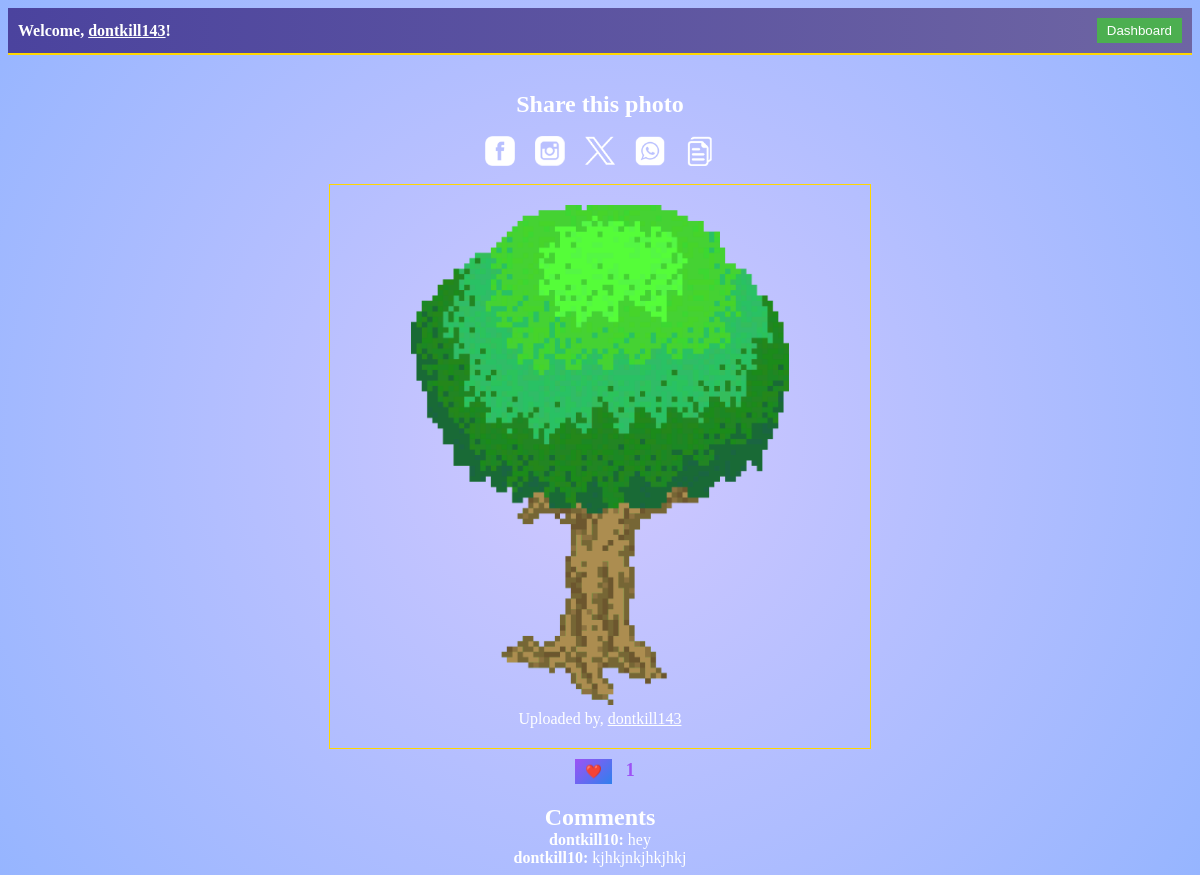
/photo/3 (signed in), run on the app's committed database.
### main.py (models this page shows, shortened)
class User(db.Model, UserMixin):
    id = db.Column(db.Integer, primary_key=True)
    username = db.Column(db.String(80), unique=True, nullable=False)
    password = db.Column(db.String(120), nullable=False)
    email = db.Column(db.String(120), unique=True, nullable=False)
    profile_photo = db.Column(db.String(255))  # Add this line
    profile_photos = db.Column(db.String(1000))  # Store a list of filenames
    likes = db.relationship("Like", backref="user", lazy=True)
    reputation = db.Column(db.Integer, default=0)
    last_given_reputation_timestamp = db.Column(db.DateTime, default=None)
    reputation_given_count = db.Column(db.Integer, default=0)
    coins = db.Column(db.Integer, default=10)  # Initialize coins to 10
    selected_border_color = db.Column(db.String(20))  # Store the selected border color
    selected_username_color = db.Column(
        db.String(7)
    )  # Store color as a hex string (e.g., "#RRGGBB")
    selected_username_comment = db.Column(db.String(7))  # Store color for comment
    uploaded_photo_count = db.Column(db.Integer, default=0)  # Initialize with 0
    trivia_score = db.Column(
        db.Integer, default=0
    )  # Add this line to store the trivia score
    has_purchased_border_width = db.Column(db.Boolean, default=False)
    selected_border_width = db.Column(
        db.Integer, default=1
    )  # Default border width is 1px
    last_seen = db.Column(db.DateTime, default=datetime.utcnow)
    reset_token = db.Column(db.String(100), nullable=True)
    followers = db.relationship(
        "User",
        secondary="followers",
        primaryjoin="User.id==followers.c.followee_id",
        secondaryjoin="User.id==followers.c.follower_id",
        backref="following",
    )
    friends = relationship(
        "User",
        secondary="friendship",
        primaryjoin=id == Friendship.user_id,
        secondaryjoin=id == Friendship.friend_id,
    )

class Photo(db.Model):
    id = db.Column(db.Integer, primary_key=True)
    filename = db.Column(db.String(255), nullable=False)
    user_id = db.Column(db.Integer, db.ForeignKey("user.id"), nullable=False)
    user = db.relationship("User", backref=db.backref("photos", lazy=True))
    likes = db.relationship(
        "Like", backref="photo", lazy=True, cascade="all, delete-orphan"
    )
    comments = db.relationship(
        "Comment", backref="photo_ref", lazy=True, cascade="all, delete-orphan"
    )
    border_color = db.Column(
        db.String(20)
    )  # Store the border color associated with the photo
    border_width = db.Column(db.Integer)

class Comment(db.Model):
    id = db.Column(db.Integer, primary_key=True)
    text = db.Column(db.String(255), nullable=False)
    user_id = db.Column(db.Integer, db.ForeignKey("user.id"), nullable=False)
    photo_id = db.Column(db.Integer, db.ForeignKey("photo.id"), nullable=False)
    user = db.relationship("User", backref=db.backref("comments", lazy=True))
    photo = db.relationship("Photo", backref="comments_ref", lazy=True)

### main.py (the view)
@app.route("/photo/<int:photo_id>")
@login_required
def view_photo(photo_id):
    photo = Photo.query.get(photo_id)
    if photo:
        comments = Comment.query.filter_by(photo_id=photo_id).all()
        return render_template("photo.html", photo=photo, comments=comments)
    else:
        flash("Photo not found.", "error")
        return redirect(url_for("dashboard"))

### main.py (called while the page is built)
@login_manager.user_loader
def load_user(user_id):
    return User.query.get(int(user_id))

@app.before_request
def update_last_seen():
    if current_user.is_authenticated:
        current_user.last_seen = datetime.now(timezone.utc)
        db.session.commit()

### templates/photo.html (shortened to what this page needs)
<!DOCTYPE html>
<html lang="en">
<head>
    <link rel="stylesheet" type="text/css" href="/static/photo.css">
    <link rel="stylesheet" href="{{ url_for('static', filename='dashboard.css') }}">
</head>
<body>
    <div class="navbar">
      <span>Welcome, <span class="username" id="user-username" data-selected-color="{{ current_user.selected_color }}" onclick="window.location.href='{{ url_for('profile') }}'">{{ current_user.username }}</span>! </span>
      <button class="dashboard-button" onclick="window.location.href='{{ url_for('dashboard') }}'">Dashboard</button>
    </div>
    <br><br>
    <center>
        <h2>Share this photo</h2><br>
   <div class="share-buttons">
        <a href="#" onclick="shareFacebook()">
            <img src="/static/social-images/facebook-icon.png" alt="Share on Facebook">
        </a>
        <a href="#" onclick="shareInstagram()">
            <img src="/static/social-images/instagram-icon.png" alt="Share on Instagram">
        </a>
        <a href="#" onclick="shareTwitter()">
            <img src="/static/social-images/twitter-icon.png" alt="Share on Twitter">
        </a>
        <a href="#" onclick="shareWhatsApp()">
            <img src="/static/social-images/whatsapp-icon.png" alt="Share on WhatsApp">
        </a>
        <a href="#" onclick="copyToClipboard()">
            <img src="/static/social-images/copy-icon.png" alt="Copy Link to Clipboard">
        </a>
    </div>
        <br>
<div class="photo-container">
    <img src="{{ url_for('static', filename='uploads/' + photo.filename) }}" alt="Photo" data-username-color="{{ photo.user.selected_username_color }}" style="{{ photo.user.selected_border_color if photo.user.selected_border_color else 'gold' }}; max-width: 500px; max-height: 500px;">
    <p>Uploaded by, <a href="{{ url_for('user_profile', username=photo.user.username) }}" class="username-color" style="color: {{ photo.user.selected_username_color if photo.user.selected_username_color else 'white' }}">{{ photo.user.username }}</a></p>
</div>
    <form method="POST" action="{{ url_for('like_photo', photo_id=photo.id) }}" id="like-form">
        <button type="submit" class="like-button" data-photo-id="{{ photo.id }}" data-liked="{{ photo.is_liked_by_current_user }}">
            {% if photo.is_liked_by_current_user %} ❤️ {% else %} ❤️ {% endif %}
        </button>
        <span class="like-count">{{ photo.likes|length }}</span>
    </form>
    <div class="comments-container">
        <h2>Comments</h2>
        <ul id="comments-list">
            {% for comment in comments %}
            <li data-comment-color="{{ comment.user.selected_comment_color }}">
                <strong>{{ comment.user.username }}:</strong> {{ comment.text }}
            </li>
            {% endfor %}
        </ul>
    </div>
        </center>
</body>
</html>

### static/photo.css (style rules this page uses)
.dashboard-button { background-color: #4caf50; color: #fff; border: none; padding: 5px 10px; cursor: pointer; }
.photo-container { text-align: center; border: 1px solid gold; padding: 20px; max-width: 500px; margin: 0 auto; }
.photo-container p { margin-top: 1px; }
.like-button { background-color: #4caf50; color: #fff; border: none; padding: 5px 10px; cursor: pointer; margin-left: 10px; margin-top: 10px; }
.comments-container { margin-top: 10px; }
.share-buttons { display: flex; gap: 20px; justify-content: center; }
.share-buttons a { text-decoration: none; display: inline-block; width: 30px; height: 30px; }
.share-buttons img { filter: brightness(1.2); border-bottom: none; max-width: 100%; height: auto; filter: invert(100%); }

### static/dashboard.css (style rules this page uses)
h1, h2, h3, p, ul, li { margin: 0; padding: 0; color: white; }
body { background: radial-gradient(circle, #d1c8ff, #96b5ff); }
.navbar { background: linear-gradient(90deg, #4b439e, #6e65a3); color: white; padding: 10px; display: flex; justify-content: space-between; align-items: center; font-weight: bold; border-bottom: 2px solid gold; text-align: right; position: relative; }
.navbar .username { cursor: pointer; text-decoration: underline; }
.like-button { background: linear-gradient(135deg, #9d52f5, #2f80ed); border: none; padding: 5px 10px; margin-right: 10px; cursor: pointer; color: white; position: relative; overflow: hidden; transition: background-color 0.3s ease, transform 0.3s ease; margin-bottom: 10px; }
.like-button::before { content: ""; position: absolute; top: 50%; left: 50%; transform: translate(-50%, -50%) scale(0); width: 100%; height: 100%; background: radial-gradient(circle, #9d52f5 10%, transparent 20%); opacity: 0.6; transition: transform 0.3s ease, opacity 0.3s ease; pointer-events: none; }
.like-count { color: #9d52f5; font-weight: bold; font-size: 18px; position: relative; z-index: 1; }

### data on the page
User: username "dontkill143", user.username "dontkill143"
Photo: filename (picture)
Comment: user.username "dontkill10", text "hey"
Comment: user.username "dontkill10", text "kjhkjnkjhkjhkj"

### other printed values
{{ photo.likes|length }} "1"
